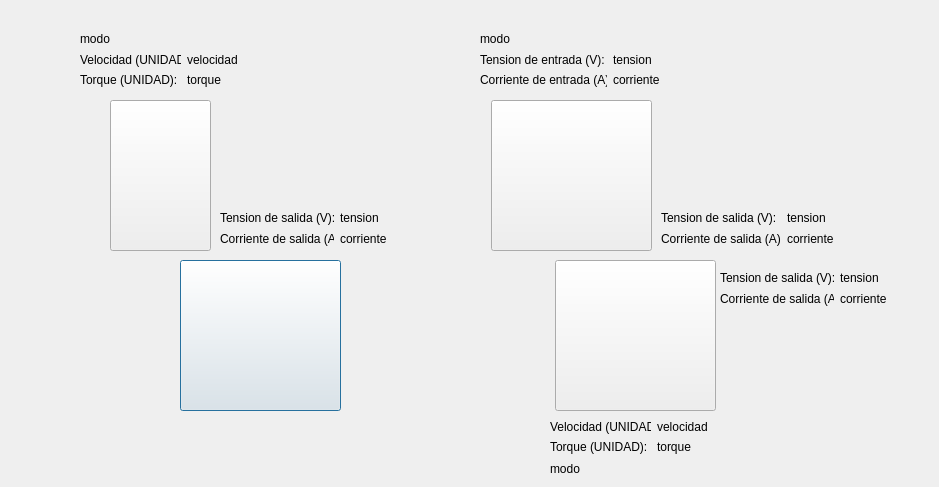
<?xml version="1.0" encoding="UTF-8"?>
<ui version="4.0">
 <class>EstadoRed</class>
 <widget class="QDialog" name="EstadoRed">
  <property name="geometry">
   <rect>
    <x>0</x>
    <y>0</y>
    <width>939</width>
    <height>487</height>
   </rect>
  </property>
  <property name="windowTitle">
   <string>Dialog</string>
  </property>
  <widget class="QPushButton" name="button_pc">
   <property name="geometry">
    <rect>
     <x>180</x>
     <y>260</y>
     <width>161</width>
     <height>151</height>
    </rect>
   </property>
   <property name="text">
    <string/>
   </property>
   <property name="icon">
    <iconset resource="imagenes.qrc">
     <normaloff>:/Imagenes/PC.png</normaloff>:/Imagenes/PC.png</iconset>
   </property>
   <property name="iconSize">
    <size>
     <width>170</width>
     <height>170</height>
    </size>
   </property>
  </widget>
  <widget class="QPushButton" name="button_vol">
   <property name="geometry">
    <rect>
     <x>555</x>
     <y>260</y>
     <width>161</width>
     <height>151</height>
    </rect>
   </property>
   <property name="text">
    <string/>
   </property>
   <property name="icon">
    <iconset resource="imagenes.qrc">
     <normaloff>:/Imagenes/VOL.png</normaloff>
     <disabledoff>:/Imagenes/VOL_off.png</disabledoff>:/Imagenes/VOL.png</iconset>
   </property>
   <property name="iconSize">
    <size>
     <width>170</width>
     <height>170</height>
    </size>
   </property>
  </widget>
  <widget class="QPushButton" name="button_boost">
   <property name="geometry">
    <rect>
     <x>491</x>
     <y>100</y>
     <width>161</width>
     <height>151</height>
    </rect>
   </property>
   <property name="text">
    <string/>
   </property>
   <property name="icon">
    <iconset resource="imagenes.qrc">
     <normaloff>:/Imagenes/PANEL.png</normaloff>
     <disabledoff>:/Imagenes/PANEL_off.png</disabledoff>:/Imagenes/PANEL.png</iconset>
   </property>
   <property name="iconSize">
    <size>
     <width>170</width>
     <height>170</height>
    </size>
   </property>
  </widget>
  <widget class="QPushButton" name="button_gen">
   <property name="geometry">
    <rect>
     <x>110</x>
     <y>100</y>
     <width>101</width>
     <height>151</height>
    </rect>
   </property>
   <property name="text">
    <string/>
   </property>
   <property name="icon">
    <iconset resource="imagenes.qrc">
     <normaloff>:/Imagenes/GEN.png</normaloff>
     <disabledoff>:/Imagenes/GEN_off.png</disabledoff>:/Imagenes/GEN.png</iconset>
   </property>
   <property name="iconSize">
    <size>
     <width>170</width>
     <height>170</height>
    </size>
   </property>
  </widget>
  <widget class="QLabel" name="label_bus">
   <property name="geometry">
    <rect>
     <x>40</x>
     <y>250</y>
     <width>871</width>
     <height>16</height>
    </rect>
   </property>
   <property name="text">
    <string/>
   </property>
   <property name="pixmap">
    <pixmap resource="imagenes.qrc">:/Imagenes/BUS.png</pixmap>
   </property>
   <property name="scaledContents">
    <bool>true</bool>
   </property>
  </widget>
  <widget class="QWidget" name="layoutWidget">
   <property name="geometry">
    <rect>
     <x>661</x>
     <y>210</y>
     <width>176</width>
     <height>36</height>
    </rect>
   </property>
   <layout class="QHBoxLayout" name="horizontalLayout_2">
    <item>
     <layout class="QVBoxLayout" name="verticalLayout_3">
      <item>
       <widget class="QLabel" name="label_5">
        <property name="text">
         <string>Tension de salida (V):</string>
        </property>
       </widget>
      </item>
      <item>
       <widget class="QLabel" name="label_6">
        <property name="text">
         <string>Corriente de salida (A):</string>
        </property>
       </widget>
      </item>
     </layout>
    </item>
    <item>
     <layout class="QVBoxLayout" name="verticalLayout_4">
      <item>
       <widget class="QLabel" name="label_boost_vo">
        <property name="text">
         <string>tension</string>
        </property>
       </widget>
      </item>
      <item>
       <widget class="QLabel" name="label_boost_io">
        <property name="text">
         <string>corriente </string>
        </property>
       </widget>
      </item>
     </layout>
    </item>
   </layout>
  </widget>
  <widget class="QWidget" name="layoutWidget_2">
   <property name="geometry">
    <rect>
     <x>220</x>
     <y>210</y>
     <width>170</width>
     <height>36</height>
    </rect>
   </property>
   <layout class="QHBoxLayout" name="horizontalLayout_3">
    <item>
     <layout class="QVBoxLayout" name="verticalLayout_5">
      <item>
       <widget class="QLabel" name="label_9">
        <property name="text">
         <string>Tension de salida (V):</string>
        </property>
       </widget>
      </item>
      <item>
       <widget class="QLabel" name="label_10">
        <property name="text">
         <string>Corriente de salida (A):</string>
        </property>
       </widget>
      </item>
     </layout>
    </item>
    <item>
     <layout class="QVBoxLayout" name="verticalLayout_6">
      <item>
       <widget class="QLabel" name="label_gen_vo">
        <property name="text">
         <string>tension</string>
        </property>
       </widget>
      </item>
      <item>
       <widget class="QLabel" name="label_gen_io">
        <property name="text">
         <string>corriente </string>
        </property>
       </widget>
      </item>
     </layout>
    </item>
   </layout>
  </widget>
  <widget class="QWidget" name="layoutWidget">
   <property name="geometry">
    <rect>
     <x>720</x>
     <y>270</y>
     <width>170</width>
     <height>36</height>
    </rect>
   </property>
   <layout class="QHBoxLayout" name="horizontalLayout">
    <item>
     <layout class="QVBoxLayout" name="verticalLayout">
      <item>
       <widget class="QLabel" name="label">
        <property name="text">
         <string>Tension de salida (V):</string>
        </property>
       </widget>
      </item>
      <item>
       <widget class="QLabel" name="label_2">
        <property name="text">
         <string>Corriente de salida (A):</string>
        </property>
       </widget>
      </item>
     </layout>
    </item>
    <item>
     <layout class="QVBoxLayout" name="verticalLayout_2">
      <item>
       <widget class="QLabel" name="label_vol_vo">
        <property name="text">
         <string>tension</string>
        </property>
       </widget>
      </item>
      <item>
       <widget class="QLabel" name="label_vol_io">
        <property name="text">
         <string>corriente </string>
        </property>
       </widget>
      </item>
     </layout>
    </item>
   </layout>
  </widget>
  <widget class="QWidget" name="layoutWidget">
   <property name="geometry">
    <rect>
     <x>80</x>
     <y>30</y>
     <width>158</width>
     <height>57</height>
    </rect>
   </property>
   <layout class="QVBoxLayout" name="verticalLayout_13">
    <item>
     <widget class="QLabel" name="label_gen_modo">
      <property name="text">
       <string>modo</string>
      </property>
     </widget>
    </item>
    <item>
     <layout class="QHBoxLayout" name="horizontalLayout_4">
      <item>
       <layout class="QVBoxLayout" name="verticalLayout_8">
        <item>
         <widget class="QLabel" name="label_11">
          <property name="text">
           <string>Velocidad (UNIDAD):</string>
          </property>
         </widget>
        </item>
        <item>
         <widget class="QLabel" name="label_12">
          <property name="text">
           <string>Torque (UNIDAD):</string>
          </property>
         </widget>
        </item>
       </layout>
      </item>
      <item>
       <layout class="QVBoxLayout" name="verticalLayout_7">
        <item>
         <widget class="QLabel" name="label_gen_velocidad">
          <property name="text">
           <string>velocidad</string>
          </property>
         </widget>
        </item>
        <item>
         <widget class="QLabel" name="label_gen_torque">
          <property name="text">
           <string>torque</string>
          </property>
         </widget>
        </item>
       </layout>
      </item>
     </layout>
    </item>
   </layout>
  </widget>
  <widget class="QWidget" name="layoutWidget">
   <property name="geometry">
    <rect>
     <x>550</x>
     <y>420</y>
     <width>158</width>
     <height>57</height>
    </rect>
   </property>
   <layout class="QVBoxLayout" name="verticalLayout_14">
    <item>
     <layout class="QHBoxLayout" name="horizontalLayout_5">
      <item>
       <layout class="QVBoxLayout" name="verticalLayout_9">
        <item>
         <widget class="QLabel" name="label_13">
          <property name="text">
           <string>Velocidad (UNIDAD):</string>
          </property>
         </widget>
        </item>
        <item>
         <widget class="QLabel" name="label_14">
          <property name="text">
           <string>Torque (UNIDAD):</string>
          </property>
         </widget>
        </item>
       </layout>
      </item>
      <item>
       <layout class="QVBoxLayout" name="verticalLayout_10">
        <item>
         <widget class="QLabel" name="label_vol_velocidad">
          <property name="text">
           <string>velocidad</string>
          </property>
         </widget>
        </item>
        <item>
         <widget class="QLabel" name="label_vol_torque">
          <property name="text">
           <string>torque</string>
          </property>
         </widget>
        </item>
       </layout>
      </item>
     </layout>
    </item>
    <item>
     <widget class="QLabel" name="label_vol_modo">
      <property name="text">
       <string>modo</string>
      </property>
     </widget>
    </item>
   </layout>
  </widget>
  <widget class="QWidget" name="layoutWidget">
   <property name="geometry">
    <rect>
     <x>480</x>
     <y>30</y>
     <width>183</width>
     <height>57</height>
    </rect>
   </property>
   <layout class="QVBoxLayout" name="verticalLayout_15">
    <item>
     <widget class="QLabel" name="label_boost_modo">
      <property name="text">
       <string>modo</string>
      </property>
     </widget>
    </item>
    <item>
     <layout class="QHBoxLayout" name="horizontalLayout_6">
      <item>
       <layout class="QVBoxLayout" name="verticalLayout_11">
        <item>
         <widget class="QLabel" name="label_7">
          <property name="text">
           <string>Tension de entrada (V):</string>
          </property>
         </widget>
        </item>
        <item>
         <widget class="QLabel" name="label_8">
          <property name="text">
           <string>Corriente de entrada (A):</string>
          </property>
         </widget>
        </item>
       </layout>
      </item>
      <item>
       <layout class="QVBoxLayout" name="verticalLayout_12">
        <item>
         <widget class="QLabel" name="label_boost_vi">
          <property name="text">
           <string>tension</string>
          </property>
         </widget>
        </item>
        <item>
         <widget class="QLabel" name="label_boost_ii">
          <property name="text">
           <string>corriente </string>
          </property>
         </widget>
        </item>
       </layout>
      </item>
     </layout>
    </item>
   </layout>
  </widget>
 </widget>
 <resources>
  <include location="imagenes.qrc"/>
 </resources>
 <connections/>
</ui>
